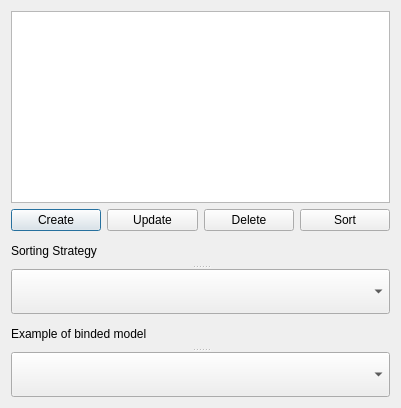
<?xml version="1.0" encoding="UTF-8"?>
<ui version="4.0">
 <class>Dialog</class>
 <widget class="QDialog" name="Dialog">
  <property name="geometry">
   <rect>
    <x>0</x>
    <y>0</y>
    <width>401</width>
    <height>408</height>
   </rect>
  </property>
  <property name="windowTitle">
   <string>Dialog</string>
  </property>
  <layout class="QVBoxLayout" name="verticalLayout">
   <item>
    <widget class="QListView" name="listView"/>
   </item>
   <item>
    <layout class="QHBoxLayout" name="horizontalLayout">
     <item>
      <widget class="QPushButton" name="pushButton">
       <property name="text">
        <string>Create</string>
       </property>
      </widget>
     </item>
     <item>
      <widget class="QPushButton" name="pushButton_3">
       <property name="text">
        <string>Update</string>
       </property>
      </widget>
     </item>
     <item>
      <widget class="QPushButton" name="pushButton_2">
       <property name="text">
        <string>Delete</string>
       </property>
      </widget>
     </item>
     <item>
      <widget class="QPushButton" name="pushButton_4">
       <property name="text">
        <string>Sort</string>
       </property>
      </widget>
     </item>
    </layout>
   </item>
   <item>
    <widget class="QSplitter" name="splitter">
     <property name="orientation">
      <enum>Qt::Vertical</enum>
     </property>
     <widget class="QLabel" name="label">
      <property name="text">
       <string>Sorting Strategy</string>
      </property>
     </widget>
     <widget class="QComboBox" name="comboBox_2"/>
    </widget>
   </item>
   <item>
    <widget class="QSplitter" name="splitter_2">
     <property name="orientation">
      <enum>Qt::Vertical</enum>
     </property>
     <widget class="QLabel" name="label_2">
      <property name="text">
       <string>Example of binded model</string>
      </property>
     </widget>
     <widget class="QComboBox" name="comboBox"/>
    </widget>
   </item>
  </layout>
 </widget>
 <layoutdefault spacing="6" margin="11"/>
 <resources/>
 <connections/>
</ui>
